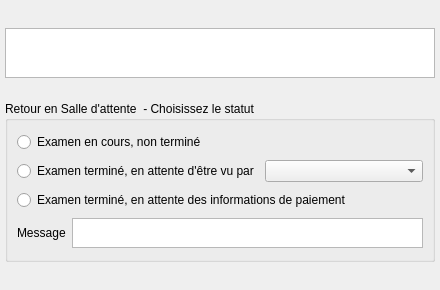
<?xml version="1.0" encoding="UTF-8"?>
<ui version="4.0">
 <class>dlg_salledattente</class>
 <widget class="QDialog" name="dlg_salledattente">
  <property name="geometry">
   <rect>
    <x>0</x>
    <y>0</y>
    <width>440</width>
    <height>290</height>
   </rect>
  </property>
  <property name="sizePolicy">
   <sizepolicy hsizetype="Preferred" vsizetype="Preferred">
    <horstretch>0</horstretch>
    <verstretch>0</verstretch>
   </sizepolicy>
  </property>
  <property name="minimumSize">
   <size>
    <width>440</width>
    <height>290</height>
   </size>
  </property>
  <property name="maximumSize">
   <size>
    <width>440</width>
    <height>800</height>
   </size>
  </property>
  <property name="windowTitle">
   <string>Dialog</string>
  </property>
  <widget class="QGroupBox" name="MiseEnSalleDAttentegroupBox">
   <property name="geometry">
    <rect>
     <x>5</x>
     <y>101</y>
     <width>430</width>
     <height>161</height>
    </rect>
   </property>
   <property name="minimumSize">
    <size>
     <width>0</width>
     <height>130</height>
    </size>
   </property>
   <property name="maximumSize">
    <size>
     <width>16777215</width>
     <height>161</height>
    </size>
   </property>
   <property name="focusPolicy">
    <enum>Qt::NoFocus</enum>
   </property>
   <property name="title">
    <string>Retour en Salle d'attente  - Choisissez le statut</string>
   </property>
   <layout class="QVBoxLayout" name="verticalLayout">
    <item>
     <widget class="QRadioButton" name="ExamEnCoursradioButton">
      <property name="focusPolicy">
       <enum>Qt::StrongFocus</enum>
      </property>
      <property name="text">
       <string>Examen en cours, non terminé</string>
      </property>
     </widget>
    </item>
    <item>
     <layout class="QHBoxLayout" name="horizontalLayout_2">
      <item>
       <widget class="QRadioButton" name="ExamenEnAttenteAutreAvisradioButton">
        <property name="focusPolicy">
         <enum>Qt::StrongFocus</enum>
        </property>
        <property name="text">
         <string>Examen terminé, en attente d'être vu par</string>
        </property>
       </widget>
      </item>
      <item>
       <widget class="QComboBox" name="UsercomboBox">
        <property name="focusPolicy">
         <enum>Qt::StrongFocus</enum>
        </property>
       </widget>
      </item>
     </layout>
    </item>
    <item>
     <widget class="QRadioButton" name="RetourAccueilradioButton">
      <property name="focusPolicy">
       <enum>Qt::StrongFocus</enum>
      </property>
      <property name="text">
       <string>Examen terminé, en attente des informations de paiement</string>
      </property>
     </widget>
    </item>
    <item>
     <layout class="QHBoxLayout" name="horizontalLayout">
      <item>
       <widget class="QLabel" name="Msglabel">
        <property name="minimumSize">
         <size>
          <width>0</width>
          <height>30</height>
         </size>
        </property>
        <property name="maximumSize">
         <size>
          <width>16777215</width>
          <height>30</height>
         </size>
        </property>
        <property name="text">
         <string>Message</string>
        </property>
       </widget>
      </item>
      <item>
       <widget class="QTextEdit" name="MsgtextEdit">
        <property name="minimumSize">
         <size>
          <width>0</width>
          <height>30</height>
         </size>
        </property>
        <property name="maximumSize">
         <size>
          <width>16777215</width>
          <height>30</height>
         </size>
        </property>
       </widget>
      </item>
     </layout>
    </item>
   </layout>
  </widget>
  <widget class="QTextEdit" name="MessagetextEdit">
   <property name="geometry">
    <rect>
     <x>5</x>
     <y>28</y>
     <width>430</width>
     <height>50</height>
    </rect>
   </property>
   <property name="sizePolicy">
    <sizepolicy hsizetype="Expanding" vsizetype="Minimum">
     <horstretch>0</horstretch>
     <verstretch>0</verstretch>
    </sizepolicy>
   </property>
   <property name="maximumSize">
    <size>
     <width>16777215</width>
     <height>50</height>
    </size>
   </property>
   <property name="focusPolicy">
    <enum>Qt::NoFocus</enum>
   </property>
  </widget>
 </widget>
 <tabstops>
  <tabstop>ExamEnCoursradioButton</tabstop>
  <tabstop>ExamenEnAttenteAutreAvisradioButton</tabstop>
  <tabstop>UsercomboBox</tabstop>
  <tabstop>RetourAccueilradioButton</tabstop>
 </tabstops>
 <resources/>
 <connections/>
</ui>
